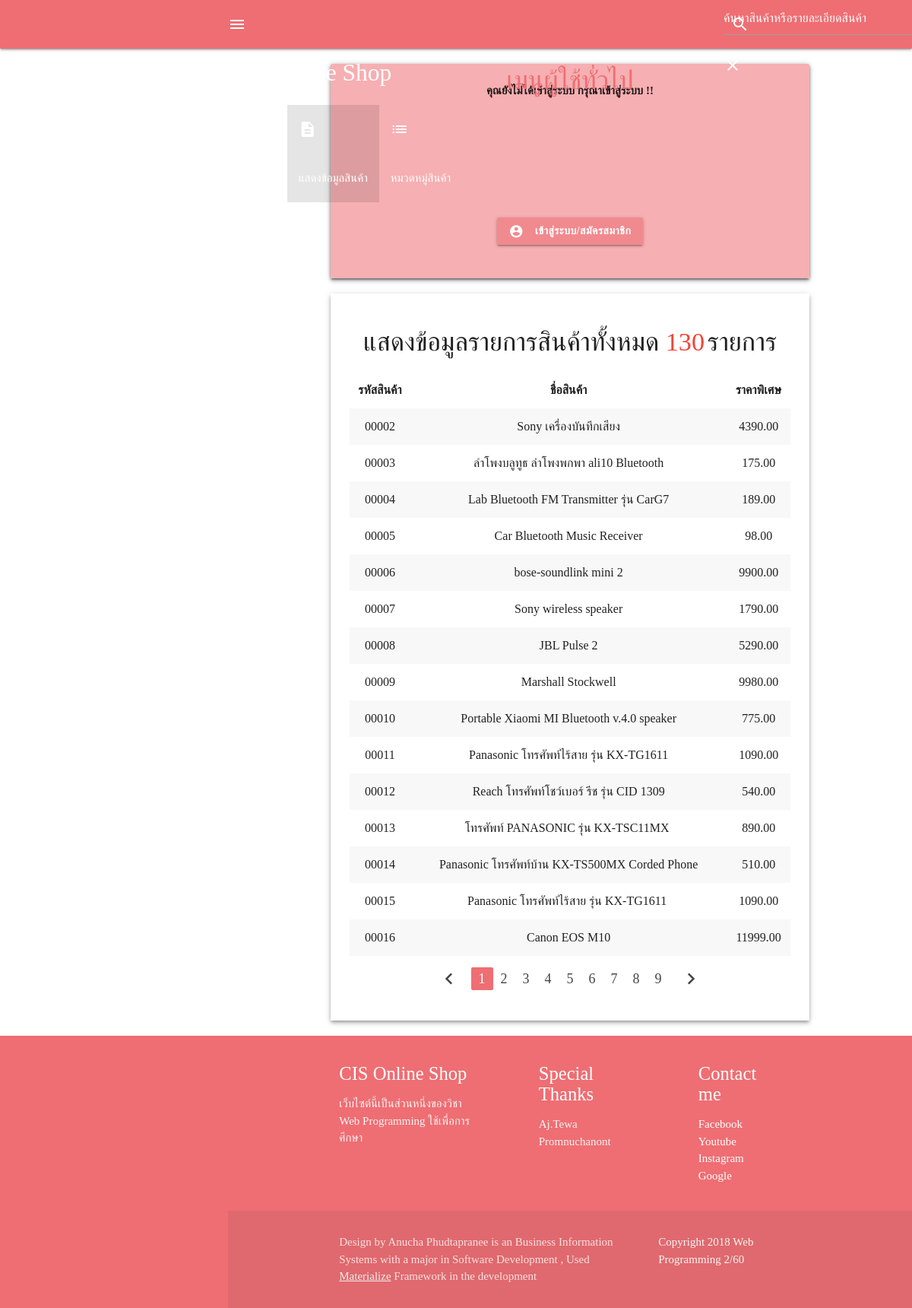
The page /index.php?module=products&action=select_product on the database its author committed.
### tables this page shows
CREATE TABLE `products` (
  `product_id` smallint(5) UNSIGNED ZEROFILL NOT NULL,
  `product_title` varchar(300) NOT NULL,
  `product_detail` text NOT NULL,
  `product_nprice` decimal(8,2) NOT NULL,
  `product_sprice` decimal(8,2) NOT NULL,
  `product_cate` tinyint(2) NOT NULL,
  `product_pic` varchar(255) NOT NULL,
  `product_ship` tinyint(1) NOT NULL COMMENT '0=ต่างประเทศ,1=ในประเทศ'
);

### call_function.php (called while the page is built, shortened)
<?php
    function url_searchproduct($page){
        $get_action = $_GET['action'];
        $get_cateid = "";
        $query_select = "";
        if(isset($_SESSION['user_type'])){
            $type = $_SESSION['user_type'];
        }else{
            $type = 99;
        }
        if($type == 0){
            $logic_url1 = "manage_product";
            $logic_url2 = "manage_categories";
            $logic_url3 = "manage_user";
        }else if($type == 2){
        }else{
            $logic_url1 = "select_product";
        }
        $url_pagination = "index.php?module=products&action=".$logic_url1."";
        $ar_product = array("url" => $url_pagination , "query" => $query_select , "cate_id" => $get_cateid);
        return $ar_product;
    }
?>

### modules/products/select_product.php (the view, shortened to what this page needs)
<?php
    $num_per_page = 15;
    if(isset($_GET['page'])){
        $page = $_GET['page'];
        $start_row = ($page-1)*$num_per_page;
    }else{
        $page = 1;
        $start_row = 0;
    }
    $array_product = url_searchproduct(1);
    $result = mysqli_query($con,
    "SELECT product_id FROM products".$array_product['query']) or die ("Error from line 1 : ".mysqli_error($con));
    $count_row = mysqli_num_rows($result);
    $page_all = ceil($count_row / $num_per_page);
    $result = mysqli_query($con,
        "SELECT product_id ,
                product_title ,
                product_sprice FROM products".$array_product['query']." ORDER BY product_id ASC LIMIT ".$start_row.",".$num_per_page) or die ("Error from line 1 : ".mysqli_error($con));
?>
        <div class='center-align' style='padding:25px 25px;'>
        <?php
            if($count_row>=1)
            {
        ?>
        <div style='margin-top:20px;margin-bottom:20px;'>
            <h4 style='display:inline;'>แสดงข้อมูลรายการสินค้าทั้งหมด </h4>
            <?php echo "<h4 class='red-text' style='display:inline;'>".$count_row."</h4> <h4 style='display:inline;'>รายการ</h4>";?>
        </div>
        <div style="overflow-x:auto;">
        <table class="centered <?php echo (empty($_SESSION['user_type']) ? "striped" : "striped striped3");?>">
            <thead>
                <tr>
                    <th>รหัสสินค้า</th>
                    <th>ชื่อสินค้า</th>
                    <th>ราคาพิเศษ</th>
                </tr>
            </thead>
        <?php
            echo "<tbody>";
        while(list($product_id,$product_title,$product_name) = mysqli_fetch_row($result)){
            echo "<tr>";
            echo "<td>".$product_id."</td>";
            echo "<td><a href='index.php?module=products&action=product_detail&sendVar=".$product_id."&page=".$page.(isset($_GET['cateid']) ? "&cateid=".$_GET['cateid'] : "")."'>".$product_title."</a></td>";
            echo "<td>".$product_name."</td>";
            echo "</tr>";
        }
            echo "</tbody>";
        echo "</table>";
        echo "</div>";
        ?>
        <?php
            $active_css = (empty($_SESSION['user_type']) ? "active" : "activemember");
        ?>
            <ul class="pagination center-align">
            <li class="waves-effect"><a href="<?php echo($page == 1 ? "#" : "index.php?module=products&action=select_product&page=".($page-1));?>"><i class="material-icons">chevron_left</i></a></li>
                <?php
                    for($i = 1;$i <= $page_all;$i++){
                        echo "<li class='waves-effect ",($page==$i ? $active_css : ""),"'><a href='",$array_product['url']
                        ,"&page=",$i,"'>",$i,"</a></li>";
                    }
                ?>
            <li class="waves-effect"><a href="<?php echo($page == $page_all ? "#" : "index.php?module=products&action=select_product&page=".($page+1));?>"><i class="material-icons">chevron_right</i></a></li>
            </ul>
        </div>
        <?php
            }
        ?>
<?php
        echo "</div>";
?>

### index.php (shortened to what this page needs)
<?php
  include("call_function.php");
  if(isset($_SESSION['valid_login'])){
      $get_sessiontype = $_SESSION['user_type'];
      if($get_sessiontype == 0){
          $bg_color = "#00bfa5";
          $class_hover = "input-fieldsearchadmin";
      }else if($get_sessiontype == 1){
          $bg_color = "#26c6da";
          $class_hover = "input-fieldsearchmember";
      }
  }else{
          $bg_color = "#ee6e73";
          $class_hover = "";
  }
?>
<html>
<head>
    <link rel="stylesheet" type="text/css" href="../css/materialize.min.css" />
</head>
<body>
    <nav style='background-color:<?php echo $bg_color;?>; !important'>
        <div class="nav-wrapper" id="nav-wrap" style='background-color:<?php echo $bg_color;?>;'>
            <a href="#" data-activates="slide-out" class="button-collapse show-on-large" id="btnshow" ><i class="material-icons">menu</i></a>
            <a href="#" class="brand-logo" id="brand">CIS Online Shop</a>
            <?php
                $get_action = empty($_GET['action']) ? "" : $_GET['action'];
                if($get_action == "select_product" ||
                $get_action == "list_categories" ||
                $get_action == "manage_product" ||
                $get_action == "manage_categories" ||
                $get_action == "manage_user"){
                    if(isset($_GET['module'])){
                        if($_GET['module'] == "products"){
                            $title_placeholder = "ค้นหาสินค้าหรือรายละเอียดสินค้า";
                        }else if($_GET['module'] == "categories"){
                            $title_placeholder = "ค้นหาหมวดหมู่สินค้า";
                        }else{
                            $title_placeholder = "ค้นหาผู้ใช้งาน";
                        }
                    }
                    $page = isset($_GET['page']) ? "&page=".$_GET['page'] : "";
                    $array_product = url_searchproduct($page);
                    if(isset($_SESSION['ei'])) {
                        $value_search = $_SESSION['ei'];
                    }else if(isset($_POST['txt_search'])){
                        $value_search = $_POST['txt_search'];
                    }else{
                        $value_search = "";
                    }
                    echo "<ul id='nav-mobile' class='right hide-on-med-and-down'>";
                    echo "<li>";
                    echo "<form method='post' action='",$array_product['url'],"'>";
                    echo "<div class='input-fieldsearch ".$class_hover."' style='position:absolute !important;top:0 !important;right:0 !important;z-index:0 !important'>";
                    echo "<input id='search' name='txt_search' type='search' placeholder='".$title_placeholder."' onfocusout='focusOutfunc()'
                    value='".$value_search."'>";
                    echo "<label class='label-icon' for='search'><i class='material-icons' style='position:absolute;top:0;color:white;margin-left:10px'>search</i></label>";
                    echo "<i class='material-icons'>close</i>";
                    echo "</div>";
                    echo "</form>";
                    echo "</li>";
                    echo "</ul>";
                }
            ?>
            <ul class="side-nav" id="slide-out">
                <?php include('include/menu.php');?>
            </ul>
        </div>
    </nav>
    <main>
        <?php
            if(!isset($_SESSION['valid_login']) && isset($_GET['module']) && $_GET['action'] != "loginandregister"){
        ?>
        <div class="content-register">
            <div class="container white z-depth-2" style="margin-top:20px;" id="register-content">
                <div class="card-panel lighten-3 " style='background-color:<?php echo "#ee6e738c;";?>font-weight:bold'>
                    <div class="row center-align">
                        คุณยังไม่ได้เข้าสู่ระบบ กรุณาเข้าสู่ระบบ !!
                    </div>
                    <div class="row center-align">
                        <a class="waves-effect waves-light btn" href='index.php?module=user&action=loginandregister' style='background-color:<?php echo "#ee6e738f;";?>'><i class="material-icons left">account_circle</i>เข้าสู่ระบบ/สมัครสมาชิก</a>
                    </div>
                </div>
            </div>
        </div>
        <?php
            }
        ?>
        <div class="container white z-depth-2" style="margin-top:<?php echo (isset($_GET['module']) && !isset($_SESSION['valid_login']) && $_GET['action'] != "loginandregister" ? "20px;" : "50px;");?><?php echo (!isset($_GET['module']) && !isset($_GET['action']) ? "background-color:$bg_color !important;" : "");?>;">
            <div class="row">
                <?php
                    if(empty($_GET['module'])){
                        $module = "home";
                        $action = "home.php";
                    }else{
                        $module = $_GET['module'];
                        $action = $_GET['action'].".php";
                    }
                if($action == "loginandregister.php"){
                    include("include/login_form.html");
                }else{
                    include("modules/$module/$action");
                }
                ?>
            </div>
    </main>
    <footer class="page-footer" style='margin-top:0px;background-color:<?php echo $bg_color;?>;'>
          <div class="container">
            <div class="row">
              <div class="col l4 s12">
                <h5 class="white-text">CIS Online Shop</h5>
                <p class="grey-text text-lighten-4">เว็บไซต์นี้เป็นส่วนหนึ่งของวิชา Web Programming ใช้เพื่อการศึกษา</p>
              </div>
              <div class="col l3 offset-l1 s1">
              <h5 class="white-text">Special Thanks</h5>
                <p class="grey-text text-lighten-4">Aj.Tewa Promnuchanont</p>
              </div>
              <div class="col l2 offset-l1 s12">
                <h5 class="white-text">Contact me</h5>
                <ul class="follow">
                  <li><a class="white-text" href="https://www.facebook.com/bbestz.anucha">Facebook</a></li>
                  <li><a class="white-text" href="https://www.youtube.com/channel/UCapwIEQDGdyt_rEh_9e796A?view_as=subscriber">Youtube</a></li>
                  <li><a class="white-text" href="https://www.instagram.com/l3estzzzzzz/">Instagram</a></li>
                  <li><a class="white-text" href="https://plus.google.com/u/0/113643736148958985179">Google</a></li>
                </ul>
              </div>
            </div>
          </div>
          <div class="footer-copyright">
            <div class="container">
                <div class="row" style='padding-top:20px;'>
                    <div class="col s8">
                        Design by Anucha Phudtapranee is an Business Information Systems with a major in Software Development , Used <a class="grey-text text-lighten-3" href="http://materializecss.com/" style='text-decoration:underline'>Materialize</a> Framework in the development
                    </div>
                    <div class="col s4">
                        <a class="grey-text text-lighten-4 right">Copyright 2018 Web Programming 2/60</a>
                    </div>
                </div>
            </div>
          </div>
        </footer>
</body>
</html>

### include/menu.php (shortened to what this page needs)
<?php
    if(isset($_SESSION['valid_login'])){
        switch($_SESSION['user_type']){
            case 0:
                admin_menu();
                break;
            case 1:
                member_menu();
                break;
        }
    }else{
        user_menu();
    }
    function user_menu(){
        echo "<h4 class='center-align' style='color:#ee6e73;'>เมนูผู้ใช้ทั่วไป</h4>";
        echo "<li class='",(empty($_GET['module']) ? "active" : ""),"'><a href='index.php' class='waves-effect waves-red'><i class='material-icons ",(empty($_GET['module']) ? "white-text" : ""),"'>home</i>หน้าหลัก</a></li>";
        echo "<li class='",($_GET['module']=='products' ? "active" : ""),"'><a href='index.php?module=products&action=select_product' class='waves-effect waves-red'><i class='material-icons ",($_GET['module']=='products' ? "white-text" : ""),"'>description</i>แสดงข้อมูลสินค้า</a></li>";
        echo "<li class='",($_GET['module']=='categories' ? "active" : ""),"'><a href='index.php?module=categories&action=list_categories' class='waves-effect waves-red'><i class='material-icons ",($_GET['module']=='categories' ? "white-text" : ""),"' >list</i>หมวดหมู่สินค้า</a></li>";
    }
?>

### index.php (style rules this page uses)
.nav-wrapper { transition : margin 0.3s; }
html { font-family:finalFont !important; }
body { overflow:scroll !important; }
tr { transition:background-color 0.6s; }
a { color:#212121; }
::placeholder { color:white; }
.content-register { width:100% }
nav,main,footer { padding-left:300px; }

### rows shown on the page
products: product_id "00002", product_title "Sony เครื่องบันทึกเสียง", product_sprice "4390.00"
products: product_id "00003", product_title "ลำโพงบลูทูธ ลำโพงพกพา ali10 Bluetooth", product_sprice "175.00"
products: product_id "00004", product_title "Lab Bluetooth FM Transmitter รุ่น CarG7", product_sprice "189.00"
products: product_id "00005", product_title "Car Bluetooth Music Receiver", product_sprice "98.00"
products: product_id "00006", product_title "bose-soundlink mini 2", product_sprice "9900.00"
products: product_id "00007", product_title "Sony wireless speaker", product_sprice "1790.00"
products: product_id "00008", product_title "JBL Pulse 2", product_sprice "5290.00"
products: product_id "00009", product_title "Marshall Stockwell", product_sprice "9980.00"
products: product_id "00010", product_title "Portable Xiaomi MI Bluetooth v.4.0 speaker", product_sprice "775.00"
products: product_id "00011", product_title "Panasonic โทรศัพท์ไร้สาย รุ่น KX-TG1611", product_sprice "1090.00"
products: product_id "00012", product_title "Reach โทรศัพท์โชว์เบอร์ รีช รุ่น CID 1309", product_sprice "540.00"
products: product_id "00013", product_title "โทรศัพท์ PANASONIC รุ่น KX-TSC11MX", product_sprice "890.00"
products: product_id "00014", product_title "Panasonic โทรศัพท์บ้าน KX-TS500MX Corded Phone", product_sprice "510.00"
products: product_id "00015", product_title "Panasonic โทรศัพท์ไร้สาย รุ่น KX-TG1611", product_sprice "1090.00"
products: product_id "00016", product_title "Canon EOS M10", product_sprice "11999.00"

### other values the page prints
$count_row "130"
